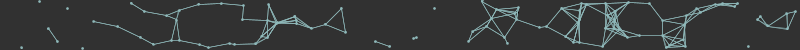
Frame 1 (no input)
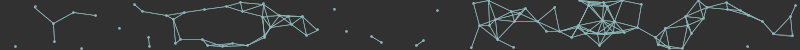
Frame 60 (the mouse pressed at the canvas centre just before this capture)
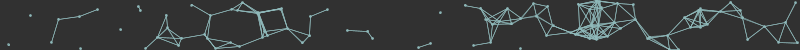
Frame 120 (the mouse held since frame 60 and released just before this capture)

The Processing sketch that drew these frames (run headless with seeded random() and noise(); from frame 60 on, the mouse is pressed at the canvas centre):

// Processing sketch: banner
// ── banner.pde
int count=100;
int sz=2;
float[][] dots = new float[count][4];
float closeradius=25;
float spd = 0.15;

void setup()
{
  size(800,50);
  frameRate(60);

  for (int i=0; i<count;i++)
  {
    dots[i][0]=random(width); //x location
    dots[i][1]=random(height); //y location
    dots[i][2]=random(-spd,spd); //x speed
    dots[i][3]=random(-spd,spd); //y speed
  }
}

void draw()
{
  background(#313131);
  fill(255);
  for (int j=0;j<count;j++)
  {
    fill(#8FB9BA);
    //draw dots
    ellipse(dots[j][0], dots[j][1], sz, sz);
    //move dots
    dots[j][0]+=dots[j][2];
    dots[j][1]+=dots[j][3];
    
    //have dots 'bounce' off of bounds
    if (dots[j][0] > width || dots[j][0]<0){
      dots[j][2]*=-1;}
    if (dots[j][1] > height || dots[j][1]<0){
      dots[j][3]*=-1;}
    
    stroke(#8FB9BA);
    strokeWeight(0.6);
    //loop through all dots
    for (int k=0; k<count; k++) {
      //Connect if dots are close
      if ( (sq(dots[j][0] - dots[k][0]) + sq(dots[j][1] - dots[k][1])) < sq(closeradius) ) {
        line(dots[j][0], dots[j][1], dots[k][0], dots[k][1]);
      }
    }
  }
}
